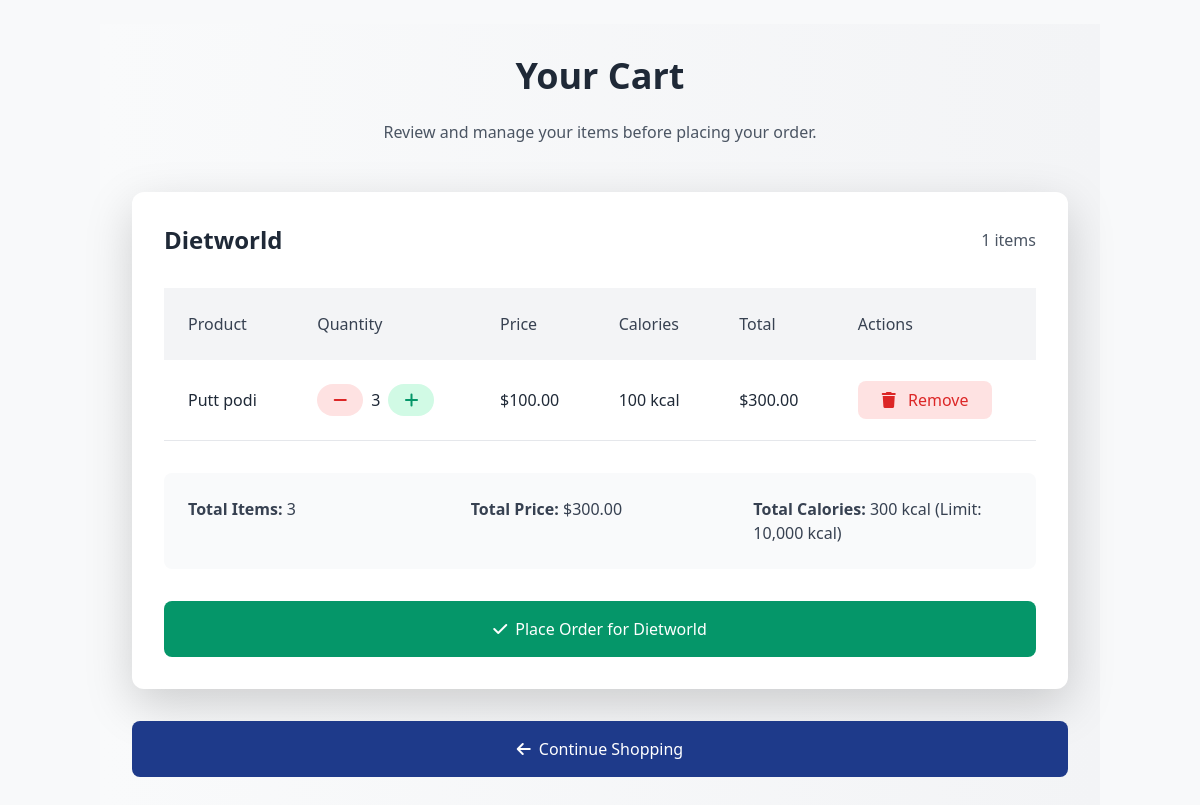
Page /cart/ (signed in) on the earlier database version.
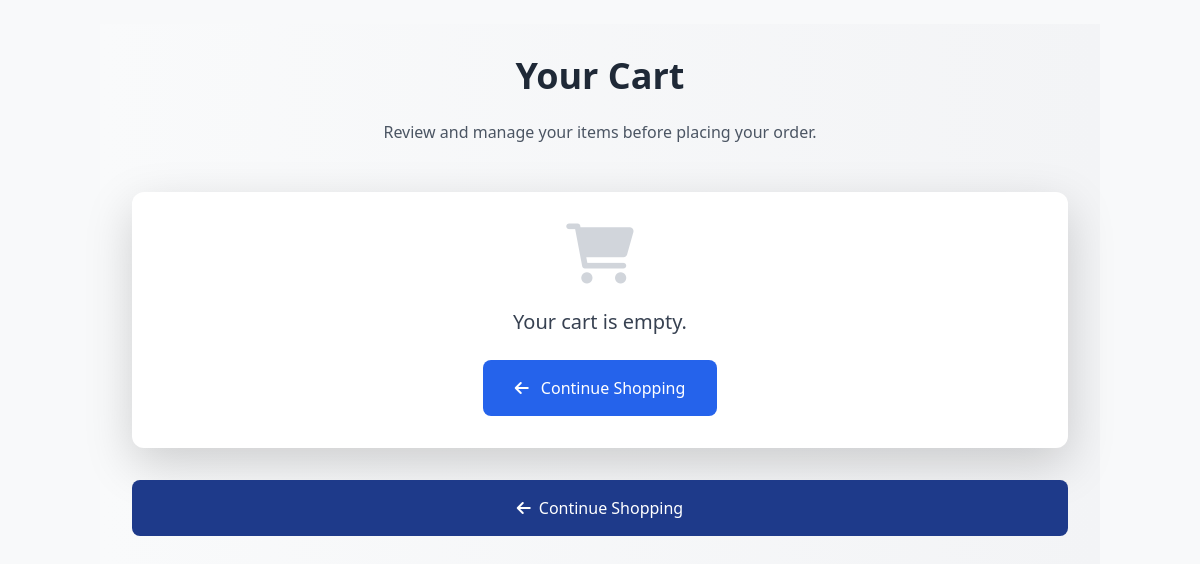
Same page on the later database version.
### cart/models.py (models this page shows, shortened)
class Cart(models.Model):
    customer = models.ForeignKey(Customer, on_delete=models.CASCADE)
    outlet = models.ForeignKey(Shop, on_delete=models.CASCADE)
    calorie_limit = models.PositiveIntegerField(default=10000)  # Updated to 10,000 kcal
    created_at = models.DateTimeField(auto_now_add=True)
    @property
    def total_items(self):
        return sum(item.quantity for item in self.items.all())
    @property
    def total_price(self):
        return sum(item.product.price * item.quantity for item in self.items.all())
    @property
    def total_calories(self):
        return sum(item.product.calories_per_100g * item.quantity for item in self.items.all())

class CartItem(models.Model):
    cart = models.ForeignKey(Cart, on_delete=models.CASCADE, related_name='items')
    product = models.ForeignKey('products.Product', on_delete=models.CASCADE)
    quantity = models.PositiveIntegerField(default=1)
    @property
    def total_price(self):
        return self.product.price * self.quantity

### shops/models.py (models this page shows, shortened)
class Shop(models.Model):
    shop_owner = models.OneToOneField(User, on_delete=models.CASCADE)
    shop_name = models.CharField(max_length=255)
    profile_photo = models.ImageField(upload_to='shop_profile_photos/', blank=True, null=True)
    phone_number = models.CharField(max_length=15, blank=True, null=True)
    address = models.TextField(blank=True, null=True)
    location = models.CharField(max_length=255)

### products/models.py (models this page shows, shortened)
class Product(models.Model):
    name = models.CharField(max_length=255)
    description = models.TextField()
    price = models.DecimalField(max_digits=10, decimal_places=2)
    image = models.ImageField(upload_to='product_images/', blank=True, null=True)
    calories_per_100g = models.PositiveIntegerField(help_text="Calories per 100g of the product")
    outlet = models.ForeignKey(Shop, on_delete=models.CASCADE, related_name='products')  # Link to the outlet (shop)
    stock = models.PositiveIntegerField(default=0)
    created_at = models.DateTimeField(auto_now_add=True)
    updated_at = models.DateTimeField(auto_now=True)
    category = models.ForeignKey(Category, on_delete=models.SET_NULL, null=True, blank=True)
    species = models.ManyToManyField(Species, blank=True)  # ✅ Allow multiple species

### cart/views.py (the view)
# urls.py: path('', views.view_cart, name='view_cart'),
@login_required
def view_cart(request):
    carts = Cart.objects.filter(customer=request.user.customer).exclude(items__isnull=True).select_related('outlet')
    return render(request, 'cart/cart.html', {'carts': carts})

### cart/templates/cart/cart.html (shortened to what the changed rows need)
{% extends 'base.html' %}
{% block content %}
<link href="https://cdn.jsdelivr.net/npm/tailwindcss@2.2.19/dist/tailwind.min.css" rel="stylesheet">
<link href="https://cdnjs.cloudflare.com/ajax/libs/font-awesome/6.0.0-beta3/css/all.min.css" rel="stylesheet">
<div class="min-h-screen bg-gradient-to-r from-gray-50 to-gray-100 p-8">
    <div class="max-w-7xl mx-auto">
        <div class="text-center mb-12">
            <h1 class="text-4xl font-bold text-gray-800 mb-4">Your Cart</h1>
        </div>
        {% if carts.count == 0 %}
        <div class="bg-white p-8 rounded-xl shadow-lg text-center">
            <i class="fas fa-shopping-cart text-6xl text-gray-300 mb-6"></i>
            <p class="text-gray-700 text-xl mb-6">Your cart is empty.</p>
            <a href="{% url 'customer_dashboard' %}" class="inline-block bg-blue-600 text-white px-8 py-3 rounded-lg hover:bg-blue-700 transition-all">
                <i class="fas fa-arrow-left mr-2"></i> Continue Shopping
            </a>
        </div>
        {% else %}
        {% for cart in carts %}
        <div class="bg-white p-8 rounded-xl shadow-lg mb-8">
            <div class="flex items-center justify-between mb-8">
                <h2 class="text-2xl font-semibold text-gray-800">{{ cart.outlet.shop_name }}</h2>
                <span class="text-gray-600">{{ cart.items.count }} items</span>
            </div>
            <div class="overflow-x-auto">
                <table class="w-full text-left">
                    <thead class="bg-gray-100">
                        <tr>
                            <th class="px-6 py-4 text-gray-700 font-medium">Product</th>
                            <th class="px-6 py-4 text-gray-700 font-medium">Quantity</th>
                            <th class="px-6 py-4 text-gray-700 font-medium">Price</th>
                            <th class="px-6 py-4 text-gray-700 font-medium">Calories</th>
                            <th class="px-6 py-4 text-gray-700 font-medium">Total</th>
                            <th class="px-6 py-4 text-gray-700 font-medium">Actions</th>
                        </tr>
                    </thead>
                    <tbody>
                        {% for item in cart.items.all %}
                        <tr class="border-b hover:bg-gray-50 transition-all">
                            <td class="px-6 py-4 text-gray-800">{{ item.product.name }}</td>
                            <td class="px-6 py-4">
                                <form method="post" action="{% url 'update_quantity' item.id %}" class="flex items-center gap-2">
                                    <button type="submit" name="action" value="decrease" class="bg-red-100 text-red-600 px-3 py-1 rounded-full hover:bg-red-200 transition-all">
                                        <i class="fas fa-minus"></i>
                                    </button>
                                    <span class="text-gray-800">{{ item.quantity }}</span>
                                    <button type="submit" name="action" value="increase" class="bg-green-100 text-green-600 px-3 py-1 rounded-full hover:bg-green-200 transition-all">
                                        <i class="fas fa-plus"></i>
                                    </button>
                                </form>
                            </td>
                            <td class="px-6 py-4 text-gray-800">${{ item.product.price }}</td>
                            <td class="px-6 py-4 text-gray-800">{{ item.product.calories_per_100g }} kcal</td>
                            <td class="px-6 py-4 text-gray-800">${{ item.total_price }}</td>
                            <td class="px-6 py-4">
                                <a href="{% url 'remove_from_cart' item.id %}" class="bg-red-100 text-red-600 px-4 py-2 rounded-lg hover:bg-red-200 transition-all">
                                    <i class="fas fa-trash mr-2"></i> Remove
                                </a>
                            </td>
                        </tr>
                        {% endfor %}
                    </tbody>
                </table>
            </div>
            <div class="mt-8 p-6 bg-gray-50 rounded-lg">
                <div class="grid grid-cols-1 md:grid-cols-3 gap-6">
                    <div>
                        <p class="text-gray-700"><strong>Total Items:</strong> {{ cart.total_items }}</p>
                    </div>
                    <div>
                        <p class="text-gray-700"><strong>Total Price:</strong> ${{ cart.total_price }}</p>
                    </div>
                    <div>
                        <p class="text-gray-700"><strong>Total Calories:</strong> {{ cart.total_calories }} kcal (Limit: 10,000 kcal)</p>
                    </div>
                </div>
            </div>
            <div class="mt-8">
                {% if cart.total_calories > 0 and cart.total_calories <= 10000 %}
                <a href="{% url 'place_order' cart.id %}" class="bg-green-600 text-white px-8 py-3 rounded-lg hover:bg-green-700 transition-all flex items-center justify-center gap-2">
                    <i class="fas fa-check"></i> Place Order for {{ cart.outlet.shop_name }}
                </a>
                {% elif cart.total_calories > 10000 %}
                <div class="bg-red-100 p-4 rounded-lg text-red-700 flex items-center gap-2">
                    <i class="fas fa-exclamation-circle"></i> Your calorie bucket exceeds the limit of 10,000 kcal. Remove some items to proceed.
                </div>
                {% else %}
                <div class="bg-yellow-100 p-4 rounded-lg text-yellow-700 flex items-center gap-2">
                    <i class="fas fa-info-circle"></i> Your calorie bucket is empty. Add items to proceed.
                </div>
                {% endif %}
            </div>
        </div>
        {% endfor %}
        {% endif %}
    </div>
</div>
{% endblock %}

Differences in the rows shown:
no longer on this page (row unchanged): Cart: outlet.shop_name "Dietworld", items.count "1", total_items "3", total_price "300.00", total_calories "300"
removed CartItem: product.name "Putt podi", quantity "3", product.price "100.00", product.calories_per_100g "100", total_price "300.00"
Other differences:
text now shown: "Your cart is empty. Continue Shopping"
